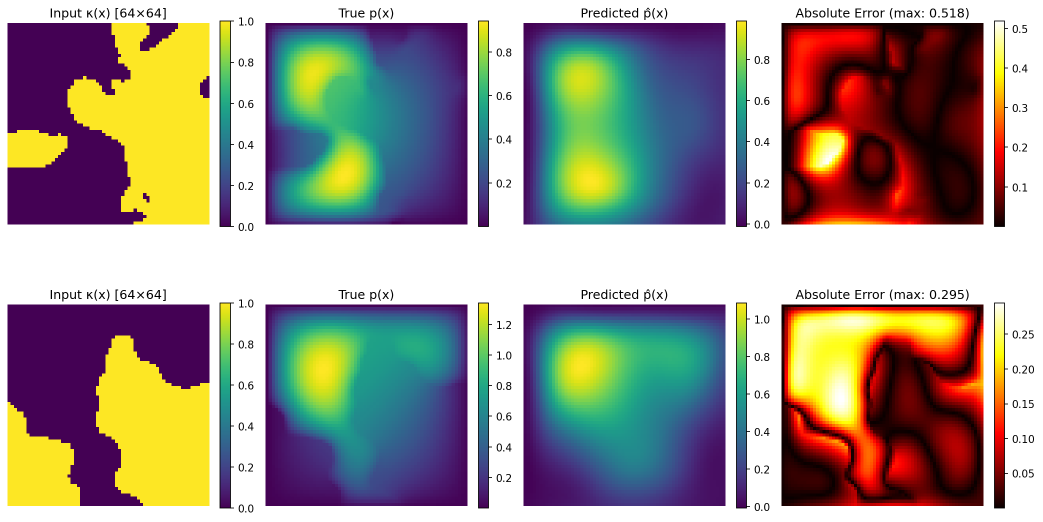
#> input picture figs/DeepONet_Model1_random_64x64.png, 2085 x 1043 px, found by its file name (shown at 1/2 size)
$ python images.py   (older library calls are emulated)
#> lines starting #> are read from the running program, lines starting #| are printed output that depends on the picture; after the words box and inside, x2 and y2 are one past the last pixel; in counts of white or black regions, pixels touching at a corner belong together


import os
from PIL import Image, ImageDraw, ImageFont, ImageOps, ImageChops

figs = [
    ("/Users/andres.baron/Documents/Computer-Science/Tesis/Laboratory/figs/DeepONet_Model1_random_64x64.png",     "DeepONet Model1 (random)",    "top"),
    ("/Users/andres.baron/Documents/Computer-Science/Tesis/Laboratory/figs/DeepONet_Model1_chebyshev_64x64.png", "DeepONet Model1 (chebyshev)", "top"),
    ("/Users/andres.baron/Documents/Computer-Science/Tesis/Laboratory/figs/DeepONet_Model1_adaptive_64x64.png",  "DeepONet Model1 (adaptive)",  "top"),
    ("/Users/andres.baron/Documents/Computer-Science/Tesis/Laboratory/figs/DeepONet_Model2_uniform_64x64.png",   "DeepONet Model2 (uniform)",   "top"),
    ("/Users/andres.baron/Documents/Computer-Science/Tesis/Laboratory/figs/DON_MSFF_SWA_576_random_64x64.png",   "DON MSFF SWA (random)",       "top"),
]

TARGET_ROW_WIDTH = 1400
FONT_SIZE = 35
FONT_PATHS = ["DejaVuSans.ttf", "/Library/Fonts/Arial.ttf", "/usr/share/fonts/truetype/dejavu/DejaVuSans.ttf"]
TEXT_COLOR = (0, 0, 0)
STROKE_COLOR = (255, 255, 255)
STROKE_WIDTH = 0
LABEL_PAD_X = 32
LABEL_PAD_Y = 16
DIVIDER_COLOR = (220, 220, 220)
CANVAS_BG = (255, 255, 255)
OUTPUT_PATH = "deep_rows_compact.png"
OUTPUT_DPI = (300, 300)

def load_font():
    for p in FONT_PATHS:
        try:
            return ImageFont.truetype(p, FONT_SIZE)
        except Exception:
            continue
    return ImageFont.load_default()

FONT = load_font()

def trim_whitespace_soft(im, thresh=245):
    gray = im.convert("L")
    bw = gray.point(lambda x: 0 if x > thresh else 255, "1")
    bbox = bw.getbbox()
    return im.crop(bbox) if bbox else im

def auto_trim(im, bg=(255, 255, 255), tol=8):
#> called with bg = (255, 255, 255), tol = 8
    if im.mode != "RGB":
        im = im.convert("RGB")
    bg_im = Image.new("RGB", im.size, bg)
#> bg_im: PIL image 2085x1043 RGB; every value is 255
    diff = ImageChops.difference(im, bg_im)
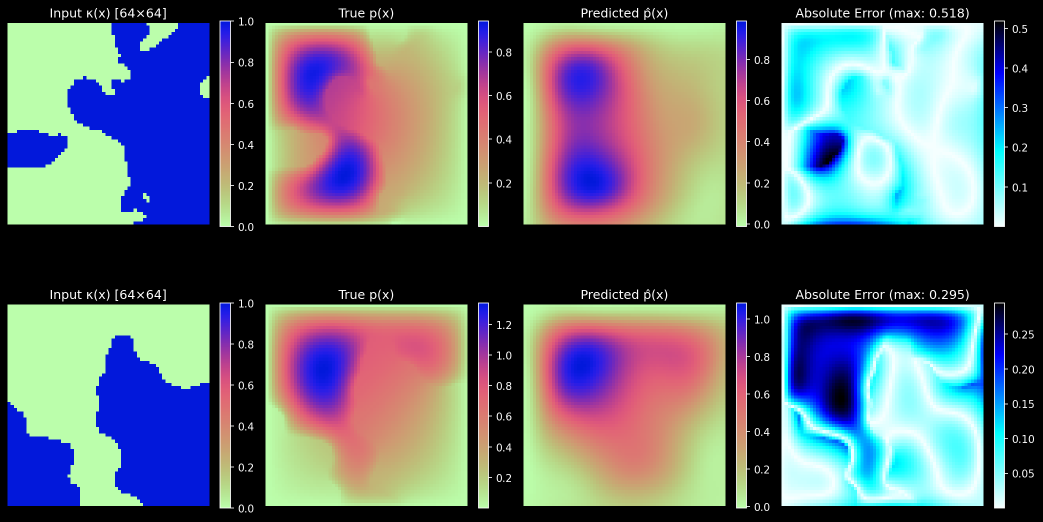
#> diff: PIL image 2085x1043 RGB (shown at 1/2 size); mean R, G, B 95.7, 104.6, 114.9
    bbox = diff.convert("L").point(lambda x: 255 if x > tol else 0).getbbox()
#> bbox = (15, 15, 2068, 1025)
    return im.crop(bbox) if bbox else im
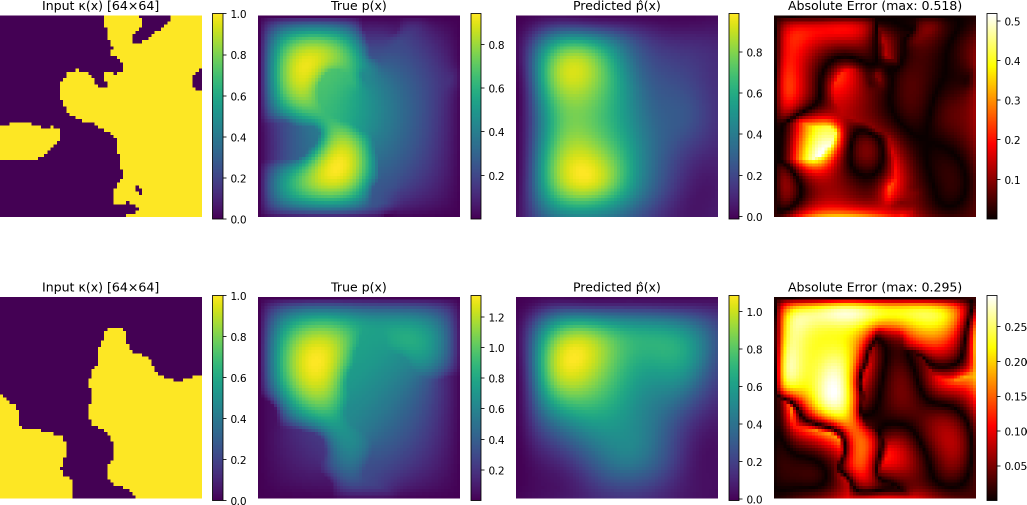
#> returned value: PIL image 2053x1010 RGB (shown at 1/2 size); mean R, G, B 154.6, 145.3, 134.5

def extract_row(im, which="top"):
#> called with which = 'top'
    w, h = im.size
#> w = 2053; h = 1010
    mid = h // 2
#> mid = 505
    pad = int(0.02 * h)
#> pad = 20
    if which == "top":
        box = (0, 0, w, mid + pad)
#> box = (0, 0, 2053, 525)
    else:
        box = (0, mid - pad, w, h)
    row = im.crop(box)
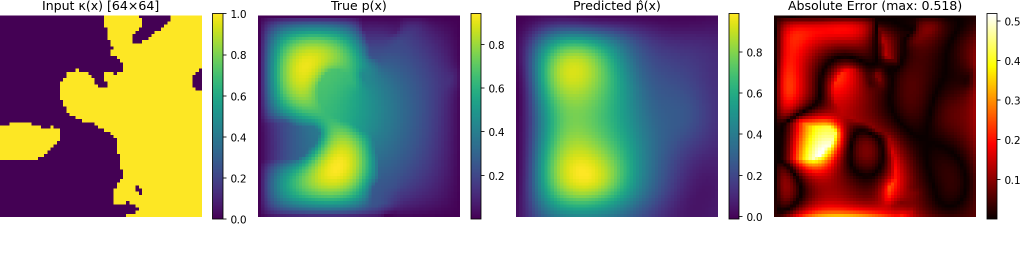
#> row: PIL image 2053x525 RGB (shown at 1/2 size); mean R, G, B 156.9, 147.5, 137.4
    row = trim_whitespace_soft(row)
#> in trim_whitespace_soft, `gray = im.convert("L")`:
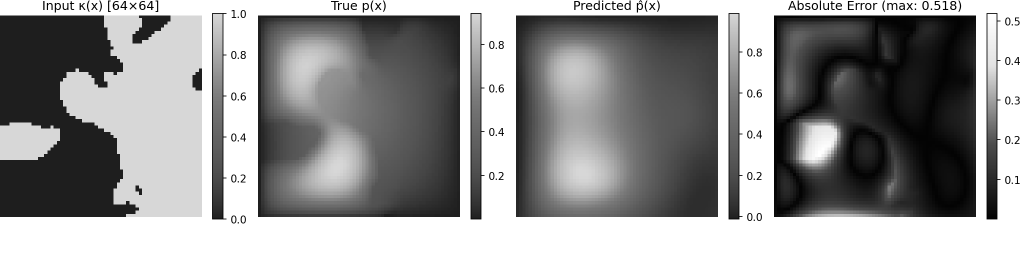
#> gray: PIL image 2053x525 L (shown at 1/2 size); min 0, max 255, mean 149.1
#> in trim_whitespace_soft, `bw = gray.point(lambda x: 0 if x > thresh else 255, "1")`:
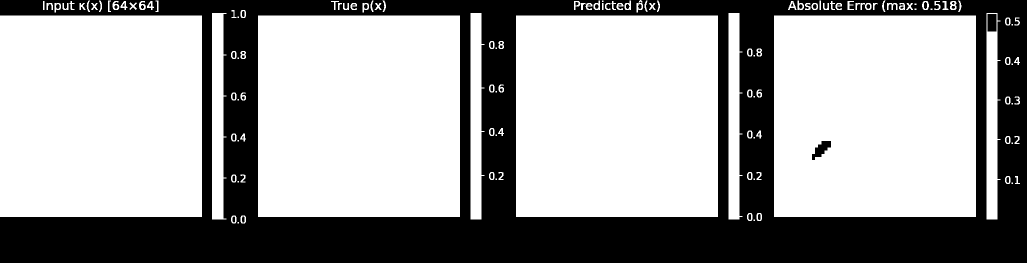
#> bw: PIL image 2053x525 1 (shown at 1/2 size); 64.7% white; 60 black regions (14 under 20 px), largest, box (x1, y1, x2, y2) and area: (0, 0, 2053, 525) 377391, (1624, 282, 1662, 320) 722, (1975, 28, 1993, 63) 630
#> in trim_whitespace_soft, `bbox = bw.getbbox()`: bbox = (0, 0, 2040, 447)
    return row

def measure_text(label, font, stroke_width=0):
    scratch = Image.new("RGB", (10, 10))
    d = ImageDraw.Draw(scratch)
    try:
        left, top, right, bottom = d.textbbox((0, 0), label, font=font, stroke_width=stroke_width)
        return right - left, bottom - top
    except Exception:
        w, h = d.textsize(label, font=font)
        return w, h

rows = []
for path, label, which in figs:
    if not os.path.exists(path):
        raise FileNotFoundError(f"Image not found: {path}")
    im = Image.open(path).convert("RGB")
    im = auto_trim(im)
    row = extract_row(im, which=which)
    if TARGET_ROW_WIDTH is not None:
        w, h = row.size
#> w = 2040; h = 447
        new_h = int(h * (TARGET_ROW_WIDTH / w))
#> new_h = 306
        row = row.resize((TARGET_ROW_WIDTH, new_h), Image.LANCZOS)
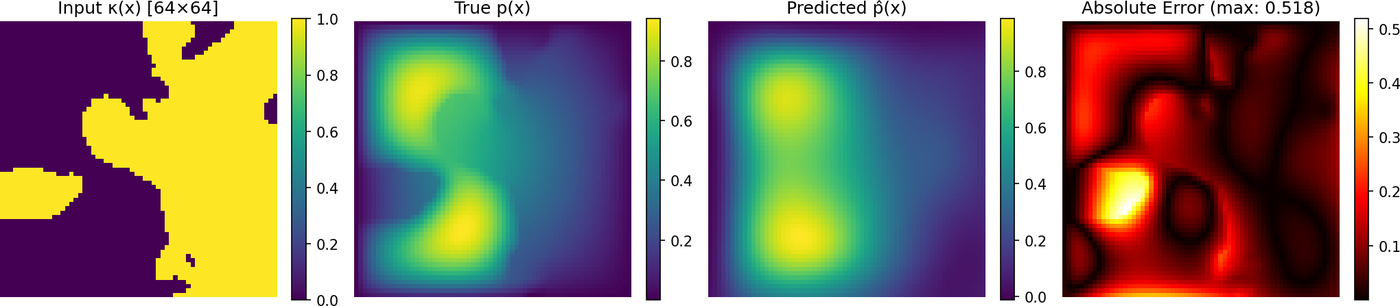
#> row: PIL image 1400x306 RGB; mean R, G, B 138.8, 127.8, 115.8
    rows.append((row, label))
#> pass 2 of the loop `for path, label, which in figs:`:
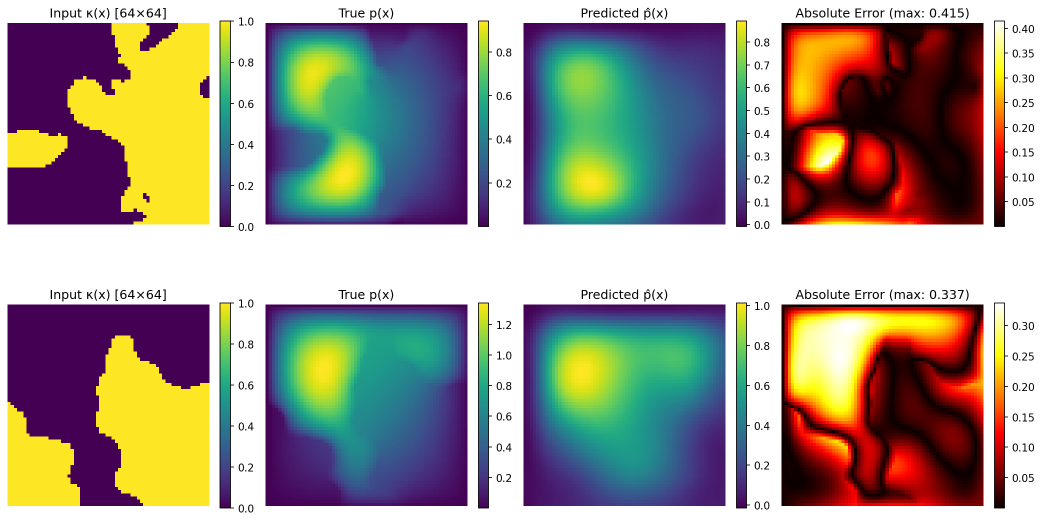
#> input picture figs/DeepONet_Model1_chebyshev_64x64.png, 2085 x 1043 px, found by its file name (shown at 1/2 size)
#> in trim_whitespace_soft (call 2), `bw = gray.point(lambda x: 0 if x > thresh else 255, "1")`:
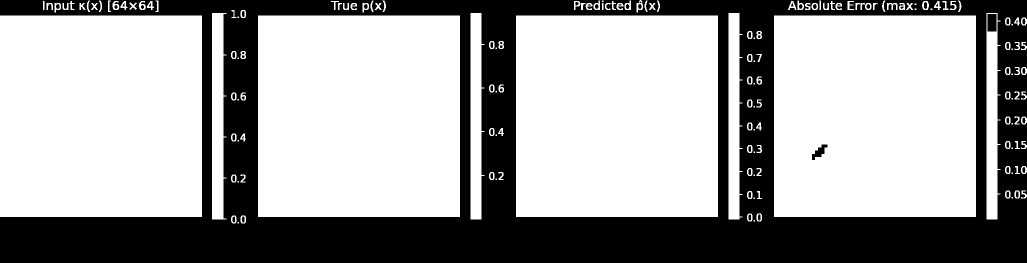
#> bw: PIL image 2053x525 1 (shown at 1/2 size); 64.9% white; 71 black regions (14 under 20 px), largest, box (x1, y1, x2, y2) and area: (0, 0, 2053, 525) 374642, (1975, 28, 1993, 63) 630, (1624, 289, 1655, 320) 433
#> in trim_whitespace_soft (call 2), `bbox = bw.getbbox()`: bbox = (0, 0, 2053, 447)
#> `row = row.resize((TARGET_ROW_WIDTH, new_h), Image.LANCZOS)`:
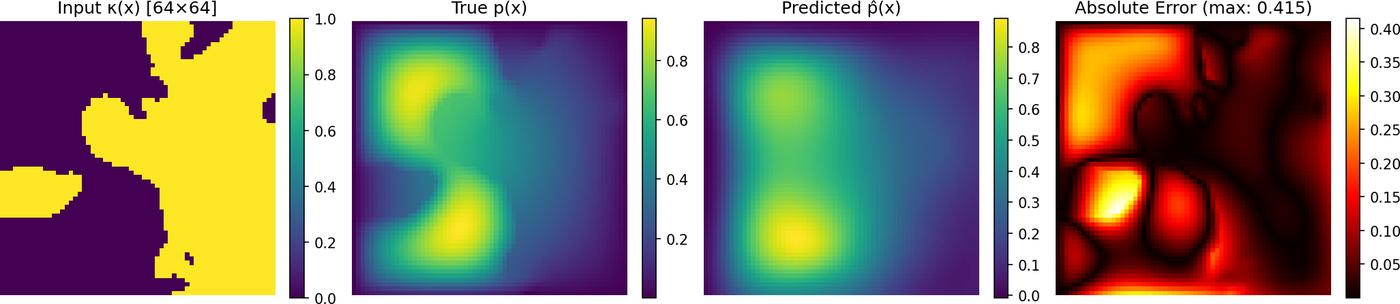
#> row: PIL image 1400x304 RGB; mean R, G, B 139, 130.3, 116.8
#> pass 3 of the loop `for path, label, which in figs:`:
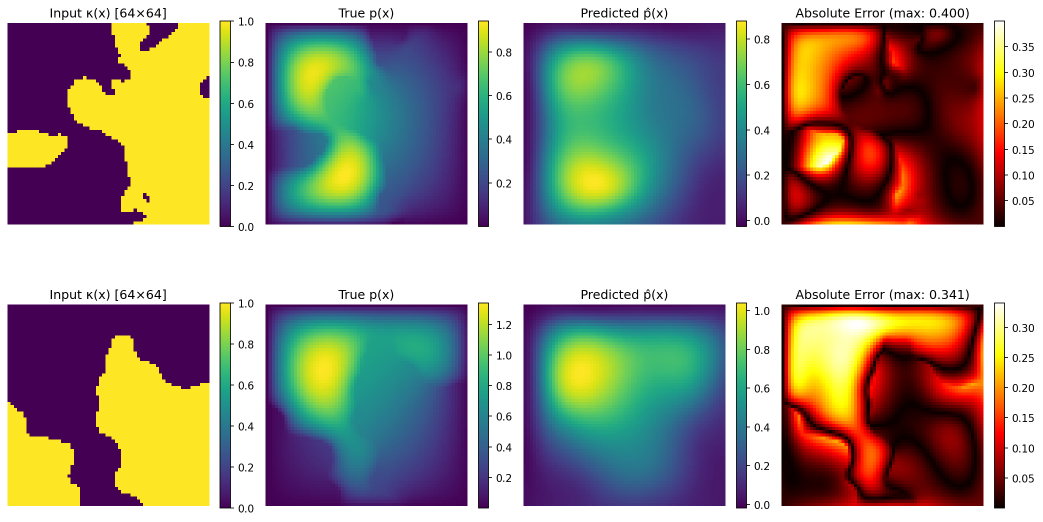
#> input picture figs/DeepONet_Model1_adaptive_64x64.png, 2085 x 1043 px, found by its file name (shown at 1/2 size)
#> in trim_whitespace_soft (call 3), `bw = gray.point(lambda x: 0 if x > thresh else 255, "1")`:
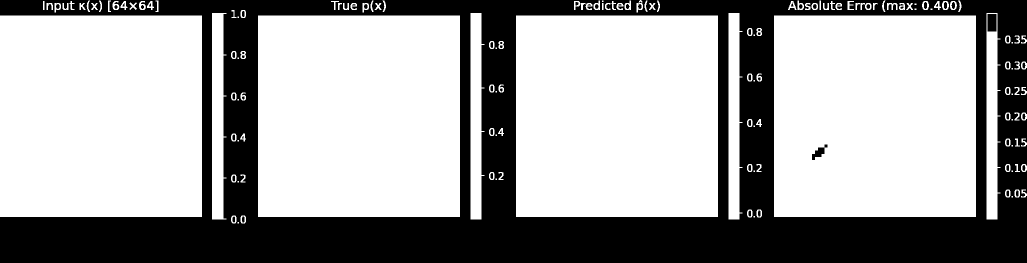
#> bw: PIL image 2053x525 1 (shown at 1/2 size); 64.8% white; 66 black regions (13 under 20 px), largest, box (x1, y1, x2, y2) and area: (0, 0, 2053, 525) 375866, (1975, 28, 1993, 63) 630, (1624, 289, 1655, 320) 397
#> `row = row.resize((TARGET_ROW_WIDTH, new_h), Image.LANCZOS)`:
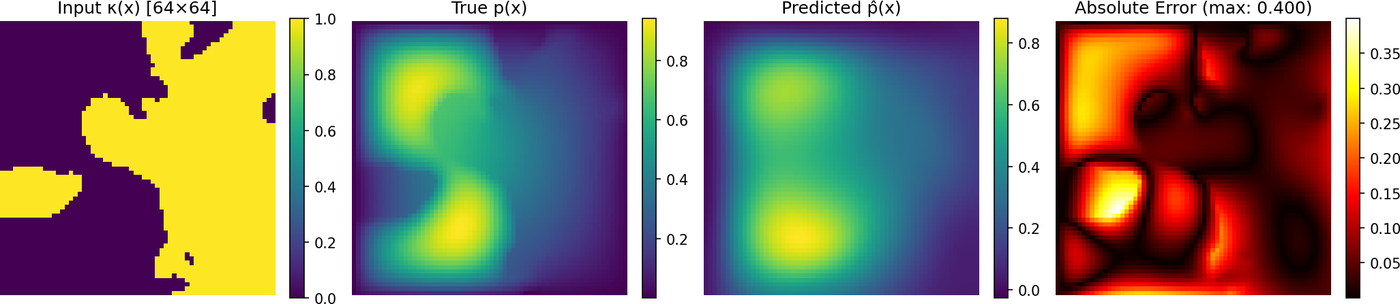
#> row: PIL image 1400x304 RGB; mean R, G, B 140.7, 131.8, 117.3
#> the loop made 5 passes; the first 3 are shown

label_widths = [measure_text(lbl, FONT, STROKE_WIDTH)[0] for _, lbl in rows]
#> in measure_text, `left, top, right, bottom = d.textbbox((0, 0), label, font=font, stroke..`: left = 0; top = 6; right = 494; bottom = 40
LABEL_BAND = max(label_widths) + 2 * LABEL_PAD_X

max_w = max(r.size[0] for r, _ in rows)
total_h = sum(r.size[1] for r, _ in rows)
canvas = Image.new("RGB", (LABEL_BAND + max_w, total_h), CANVAS_BG)
#> canvas: PIL image 2011x1522 RGB; every value is 255
draw = ImageDraw.Draw(canvas)

y = 0
for row, label in rows:
    w, h = row.size
    tw, th = measure_text(label, FONT, STROKE_WIDTH)
    tx = LABEL_PAD_X + (LABEL_BAND - 2 * LABEL_PAD_X - tw) // 2
    ty = y + (h - th) // 2 + LABEL_PAD_Y
    if STROKE_WIDTH > 0:
        draw.text((tx, ty), label, fill=TEXT_COLOR, font=FONT,
                  stroke_width=STROKE_WIDTH, stroke_fill=STROKE_COLOR)
    else:
        draw.text((tx, ty), label, fill=TEXT_COLOR, font=FONT)
    draw.line([(LABEL_BAND - 1, y), (LABEL_BAND - 1, y + h)], fill=DIVIDER_COLOR, width=2)
    canvas.paste(row, (LABEL_BAND, y))
    y += h
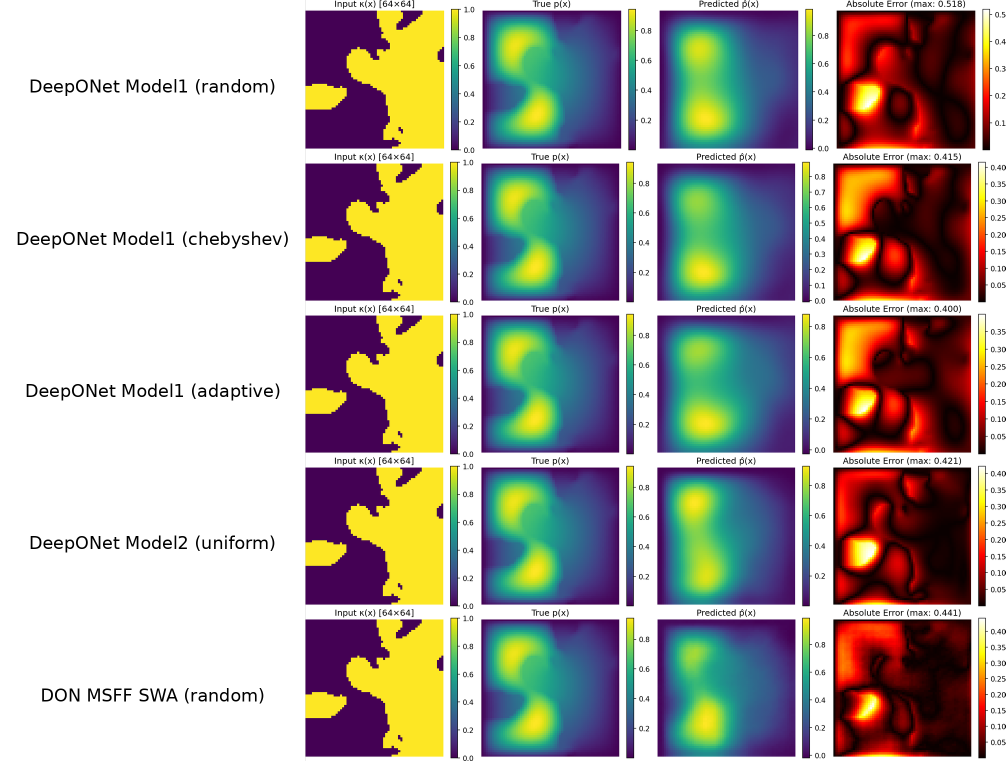
#> canvas: PIL image 2011x1522 RGB (shown at 1/2 size); mean R, G, B 172.1, 165.6, 157

canvas.save(OUTPUT_PATH, dpi=OUTPUT_DPI)
print(f"Saved: {OUTPUT_PATH} (DPI: {OUTPUT_DPI[0]}x{OUTPUT_DPI[1]})")
